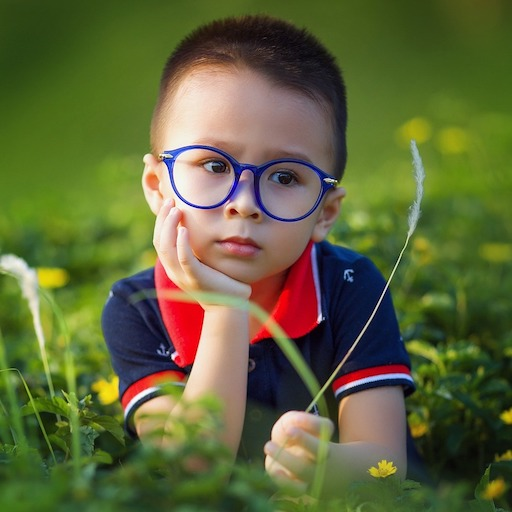
#> input picture data/images/sample.jpg, 512 x 512 px
$ python 14_warpAffine.py
#> lines starting #> are read from the running program, lines starting #| are printed output that depends on the picture
import cv2
import numpy as np

source = cv2.imread('data/images/sample.jpg', 1)
#> source is the input picture: shape (512, 512, 3); mean B, G, R 57.8, 101.6, 95.4

cv2.imshow('original', source)

warpMat = np.array([1.2, 0.2, 2, -0.2, 1.3, 1])

warpMat = warpMat.reshape(2, 3)

result = cv2.warpAffine(source, warpMat,( int(1.5*source.shape[1]), int(1.5*source.shape[0])))
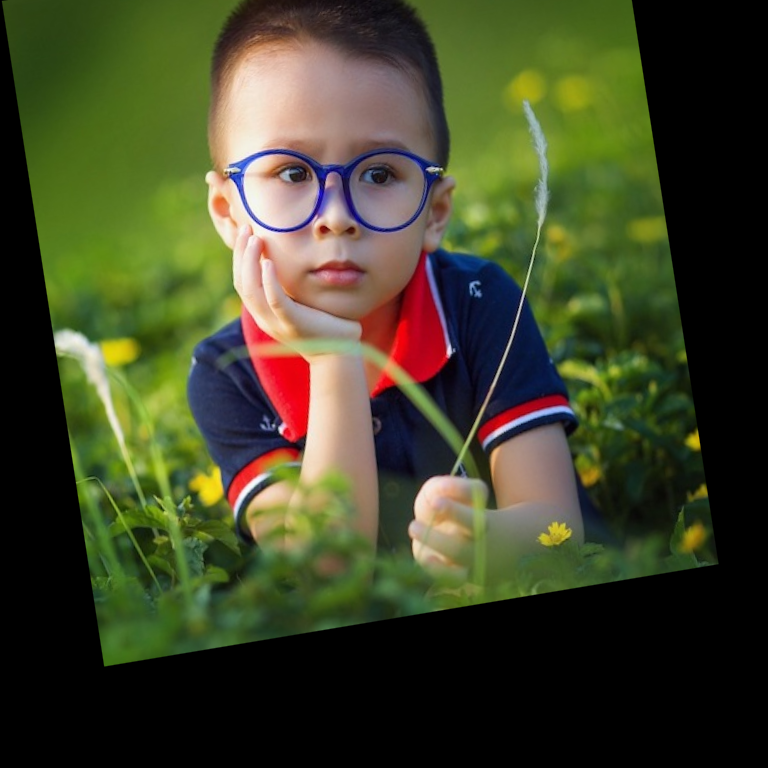
#> result: shape (768, 768, 3); mean B, G, R 39.7, 67.9, 64.5
# 내가 만든 행렬로 변환하라
# 1.원본이미지 2.변환 행렬 3.데스티네이션 사이즈
# 행렬과 좌표 변환이기 때문에 크기를 저런 순서로 써준다.

cv2.imshow("result", result)

warpMat2 = np.array([1.2, 0.3, 2, 0.2, 1.3, 1])
warpMat2 = warpMat2.reshape(2, 3)

result2  = cv2.warpAffine(source, warpMat2,( int(1.5*source.shape[1]), int(1.5*source.shape[0])))
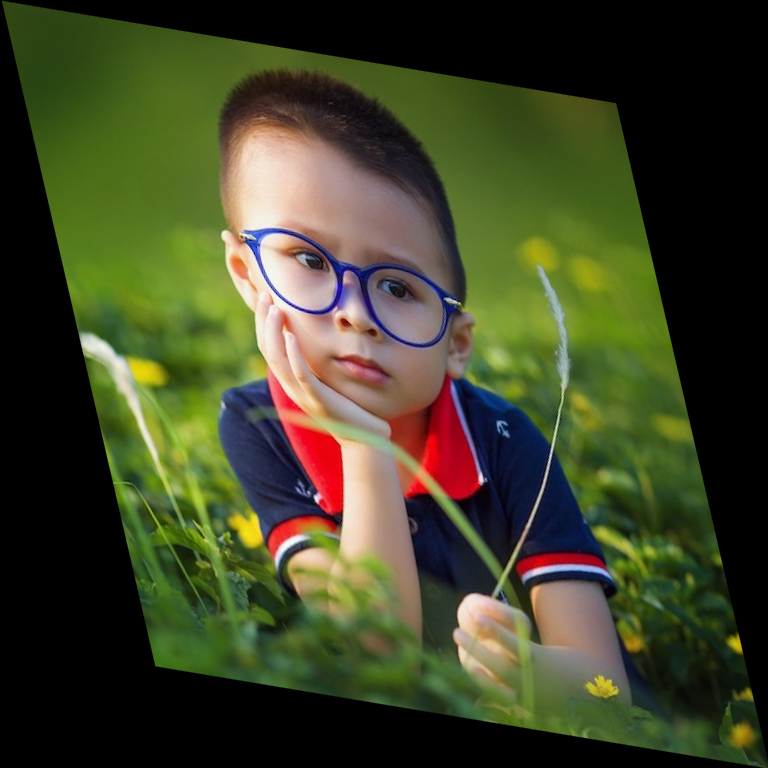
#> result2: shape (768, 768, 3); mean B, G, R 38.5, 67.7, 63.6

cv2.imshow("result2", result2)

cv2.waitKey(0)
cv2.destroyAllWindows()
